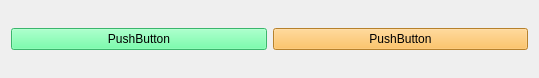
<?xml version="1.0" encoding="UTF-8"?>
<ui version="4.0">
 <class>SwitchPanelWidget</class>
 <widget class="QWidget" name="SwitchPanelWidget">
  <property name="geometry">
   <rect>
    <x>0</x>
    <y>0</y>
    <width>539</width>
    <height>78</height>
   </rect>
  </property>
  <property name="windowTitle">
   <string>Form</string>
  </property>
  <layout class="QHBoxLayout" name="horizontalLayout">
   <item>
    <widget class="QPushButton" name="pushButton">
     <property name="styleSheet">
      <string notr="true">background-color: rgb(82, 255, 151);</string>
     </property>
     <property name="text">
      <string>PushButton</string>
     </property>
    </widget>
   </item>
   <item>
    <widget class="QPushButton" name="pushButton_2">
     <property name="styleSheet">
      <string notr="true">background-color: rgb(255, 181, 61);</string>
     </property>
     <property name="text">
      <string>PushButton</string>
     </property>
    </widget>
   </item>
  </layout>
 </widget>
 <resources/>
 <connections/>
</ui>
